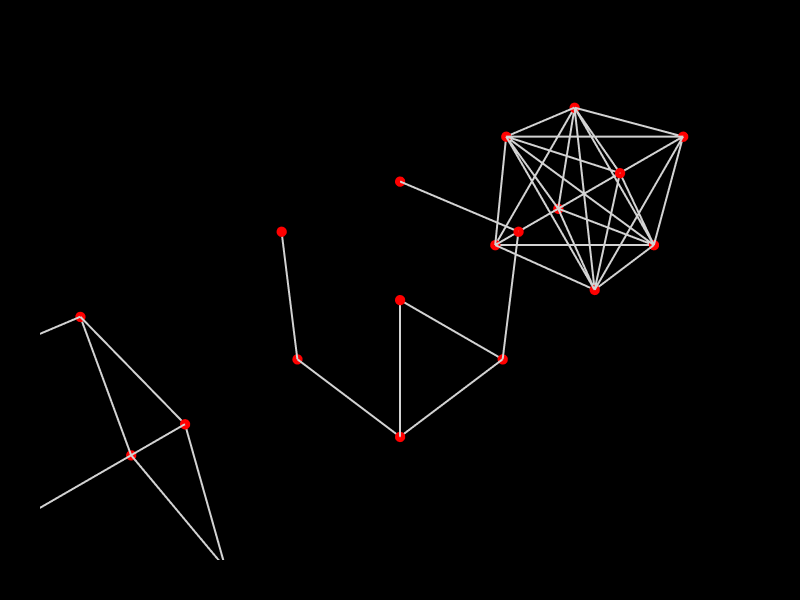

The notebook cell saved with this chart:
### Markdown cell above
### a. Minimum Spanning Tree
MST is very time consuming to compute on a large grid graph. Here we will demonstrate it on a simple graph

### Code cell
cc1 = CellComplex.Prism()
cc2 = Topology.Translate(cc1, 1.1, 0, 0)
cc3 = Topology.Translate(cc2, 1.1, 0, 0)
g1 = Graph.ByTopology(cc1)
g2 = Graph.ByTopology(cc2)
g3 = Graph.ByTopology(cc3)
g2 = Graph.MinimumSpanningTree(g2)

# Compatibility alias for older/broken Graph.Complete implementations in current kernel
if hasattr(Dictionary, "SetValuesAtKeys") and not hasattr(Dictionary, "SetValuesArKeys"):
    Dictionary.SetValuesArKeys = Dictionary.SetValuesAtKeys

g3 = Graph.Complete(g3)
Topology.Show(g1, g2, g3,
              vertexSize=12,
              vertexColor="red",
              edgeColor="lightgrey",
              edgeWidth=4,
              backgroundColor="black",
              width=800,
              height=600,
              renderer=renderer)

### Figure 1 — Plotly figure (JSON) as saved in the notebook; plotly's stock layout.template omitted (floating-point values rounded to 4 significant figures)
{"data": [{"hoverinfo": "text", "legendgroup": "2", "legendrank": 2, "line": {"color": "lightgrey", "dash": "solid", "width": 4}, "marker": {"size": 0}, "mode": "lines", "name": "1: Untitled Graph (Edges)", "showlegend": false, "text": "", "type": "scatter3d", "x": [-0.25, -0.25, null, -0.25, -0.25, null, -0.25, 0.25, null, 0.25, 0.25, null, 0.25, 0.25, null, -0.25, 0.25, null, 0.25, 0.25, null, -0.25, -0.25, null, -0.25, -0.25, null, -0.25, 0.25, null, 0.25, 0.25, null, -0.25, 0.25, null], "y": [0.25, 0.25, null, 0.25, -0.25, null, 0.25, 0.25, null, 0.25, 0.25, null, 0.25, -0.25, null, 0.25, 0.25, null, 0.25, -0.25, null, 0.25, -0.25, null, -0.25, -0.25, null, -0.25, -0.25, null, -0.25, -0.25, null, -0.25, -0.25, null], "z": [-0.25, 0.25, null, -0.25, -0.25, null, -0.25, -0.25, null, -0.25, 0.25, null, -0.25, -0.25, null, 0.25, 0.25, null, 0.25, 0.25, null, 0.25, 0.25, null, -0.25, 0.25, null, 0.25, 0.25, null, -0.25, 0.25, null, -0.25, -0.25, null]}, {"customdata": ["", "", "", "", "", "", "", ""], "hoverinfo": "text", "hovertemplate": ["Click ", "Click ", "Click ", "Click ", "Click ", "Click ", "Click ", "Click "], "hovertext": ["", "", "", "", "", "", "", ""], "legendgroup": "1", "legendrank": 1, "marker": {"color": ["#FF0000", "#FF0000", "#FF0000", "#FF0000", "#FF0000", "#FF0000", "#FF0000", "#FF0000"], "line": {"width": 0}, "opacity": 1, "size": [12, 12, 12, 12, 12, 12, 12, 12], "sizemode": "diameter", "symbol": "circle"}, "mode": "markers", "name": "1: Untitled Graph (Vertices)", "showlegend": false, "text": ["", "", "", "", "", "", "", ""], "type": "scatter3d", "x": [-0.25, -0.25, 0.25, -0.25, 0.25, -0.25, 0.25, 0.25], "y": [0.25, -0.25, 0.25, 0.25, -0.25, -0.25, 0.25, -0.25], "z": [-0.25, -0.25, -0.25, 0.25, -0.25, 0.25, 0.25, 0.25]}, {"hoverinfo": "text", "legendgroup": "6", "legendrank": 6, "line": {"color": "lightgrey", "dash": "solid", "width": 4}, "marker": {"size": 0}, "mode": "lines", "name": "2: Untitled Graph (Edges)", "showlegend": false, "text": "", "type": "scatter3d", "x": [0.85, 1.35, null, 0.85, 0.85, null, 0.85, 0.85, null, 1.35, 1.35, null, 1.35, 1.35, null, 1.35, 1.35, null, 0.85, 0.85, null], "y": [-0.25, -0.25, null, 0.25, -0.25, null, -0.25, -0.25, null, -0.25, -0.25, null, 0.25, -0.25, null, 0.25, -0.25, null, 0.25, 0.25, null], "z": [-0.25, -0.25, null, -0.25, -0.25, null, -0.25, 0.25, null, -0.25, 0.25, null, 0.25, 0.25, null, -0.25, -0.25, null, -0.25, 0.25, null]}, {"customdata": ["", "", "", "", "", "", "", ""], "hoverinfo": "text", "hovertemplate": ["Click ", "Click ", "Click ", "Click ", "Click ", "Click ", "Click ", "Click "], "hovertext": ["", "", "", "", "", "", "", ""], "legendgroup": "5", "legendrank": 5, "marker": {"color": ["#FF0000", "#FF0000", "#FF0000", "#FF0000", "#FF0000", "#FF0000", "#FF0000", "#FF0000"], "line": {"width": 0}, "opacity": 1, "size": [12, 12, 12, 12, 12, 12, 12, 12], "sizemode": "diameter", "symbol": "circle"}, "mode": "markers", "name": "2: Untitled Graph (Vertices)", "showlegend": false, "text": ["", "", "", "", "", "", "", ""], "type": "scatter3d", "x": [0.85, 0.85, 1.35, 0.85, 1.35, 0.85, 1.35, 1.35], "y": [0.25, -0.25, 0.25, 0.25, -0.25, -0.25, 0.25, -0.25], "z": [-0.25, -0.25, -0.25, 0.25, -0.25, 0.25, 0.25, 0.25]}, {"hoverinfo": "text", "legendgroup": "10", "legendrank": 10, "line": {"color": "lightgrey", "dash": "solid", "width": 4}, "marker": {"size": 0}, "mode": "lines", "name": "3: Untitled Graph (Edges)", "showlegend": false, "text": "", "type": "scatter3d", "x": [1.95, 2.45, null, 1.95, 2.45, null, 1.95, 2.45, null, 1.95, 1.95, null, 1.95, 2.45, null, 1.95, 1.95, null, 1.95, 1.95, null, 2.45, 2.45, null, 2.45, 2.45, null, 1.95, 2.45, null, 2.45, 2.45, null, 1.95, 2.45, null, 2.45, 1.95, null, 2.45, 1.95, null, 1.95, 2.45, null, 1.95, 2.45, null, 1.95, 1.95, null, 1.95, 1.95, null, 2.45, 1.95, null, 1.95, 2.45, null, 1.95, 2.45, null, 1.95, 1.95, null, 1.95, 2.45, null, 1.95, 2.45, null, 1.95, 2.45, null, 2.45, 2.45, null, 2.45, 2.45, null, 2.45, 2.45, null], "y": [0.25, -0.25, null, 0.25, 0.25, null, 0.25, 0.25, null, 0.25, 0.25, null, 0.25, -0.25, null, 0.25, -0.25, null, 0.25, -0.25, null, 0.25, -0.25, null, -0.25, 0.25, null, 0.25, -0.25, null, -0.25, -0.25, null, -0.25, -0.25, null, -0.25, -0.25, null, 0.25, 0.25, null, 0.25, 0.25, null, 0.25, -0.25, null, -0.25, 0.25, null, 0.25, -0.25, null, 0.25, -0.25, null, -0.25, 0.25, null, -0.25, -0.25, null, -0.25, -0.25, null, -0.25, 0.25, null, -0.25, 0.25, null, -0.25, -0.25, null, 0.25, 0.25, null, 0.25, -0.25, null, 0.25, -0.25, null], "z": [-0.25, -0.25, null, -0.25, -0.25, null, -0.25, 0.25, null, -0.25, 0.25, null, -0.25, 0.25, null, -0.25, -0.25, null, -0.25, 0.25, null, -0.25, -0.25, null, -0.25, 0.25, null, 0.25, -0.25, null, -0.25, 0.25, null, -0.25, -0.25, null, -0.25, 0.25, null, -0.25, 0.25, null, 0.25, 0.25, null, 0.25, 0.25, null, -0.25, 0.25, null, 0.25, 0.25, null, -0.25, 0.25, null, 0.25, 0.25, null, 0.25, 0.25, null, -0.25, 0.25, null, -0.25, -0.25, null, -0.25, 0.25, null, -0.25, 0.25, null, -0.25, 0.25, null, 0.25, 0.25, null, -0.25, 0.25, null]}, {"customdata": ["", "", "", "", "", "", "", ""], "hoverinfo": "text", "hovertemplate": ["Click ", "Click ", "Click ", "Click ", "Click ", "Click ", "Click ", "Click "], "hovertext": ["", "", "", "", "", "", "", ""], "legendgroup": "9", "legendrank": 9, "marker": {"color": ["#FF0000", "#FF0000", "#FF0000", "#FF0000", "#FF0000", "#FF0000", "#FF0000", "#FF0000"], "line": {"width": 0}, "opacity": 1, "size": [12, 12, 12, 12, 12, 12, 12, 12], "sizemode": "diameter", "symbol": "circle"}, "mode": "markers", "name": "3: Untitled Graph (Vertices)", "showlegend": false, "text": ["", "", "", "", "", "", "", ""], "type": "scatter3d", "x": [1.95, 1.95, 2.45, 1.95, 2.45, 1.95, 2.45, 2.45], "y": [0.25, -0.25, 0.25, 0.25, -0.25, -0.25, 0.25, -0.25], "z": [-0.25, -0.25, -0.25, 0.25, -0.25, 0.25, 0.25, 0.25]}], "layout": {"autosize": true, "height": 600, "margin": {"b": 40, "l": 40, "r": 40, "t": 40}, "paper_bgcolor": "#000000", "plot_bgcolor": "#000000", "scene": {"aspectmode": "data", "camera": {"center": {"x": 0, "y": 0, "z": 0}, "eye": {"x": -1.25, "y": -1.25, "z": 1.25}, "projection": {"type": "perspective"}, "up": {"x": 0, "y": 0, "z": 1}}, "xaxis": {"visible": false}, "yaxis": {"visible": false}, "zaxis": {"visible": false}}, "showlegend": true, "width": 800, "xaxis": {"showgrid": false, "visible": false, "zeroline": false}, "yaxis": {"showgrid": false, "visible": false, "zeroline": false}}}
